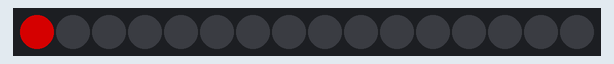
Bench run of a sketch on a simulated Arduino Uno, built with avr-gcc and run on an emulated ATmega328P. Parts: 16 RGB LEDs in strip order, left to right. Dim RGB values are drawn brighter than linear.

Above: at 0.1 s.
At 4.71 s:
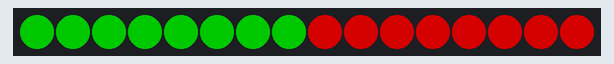
At 9.53 s:
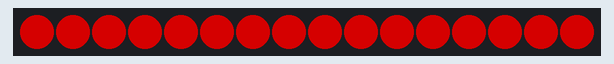
At 19.17 s:
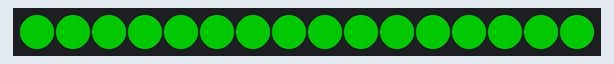
At 29.41 s:
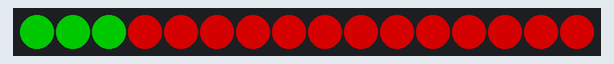
At 39.85 s:
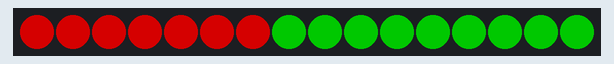

The sketch:

ring.ino
```cpp
    #include <Adafruit_NeoPixel.h>

    #define PIN 5
    #define LICZBADIOD 16

    int r, g, b;

    Adafruit_NeoPixel pixels = Adafruit_NeoPixel(LICZBADIOD, PIN, NEO_GRB + NEO_KHZ800);

    void setup()
    {

      pixels.begin(); // Inicjalizacja biblioteki

    }

    void loop()
    {


      for(int i=0; i<LICZBADIOD; i++)
      {
        pixels.setPixelColor(i, 130, 0, 0); // Dioda "i" oraz skladowe R=255 G=0 B=0
        pixels.show(); // Wysylamy dane do lancucha
        delay(200); // Opoznienie 500ms przed zaswieceniem kolejnej diody
      }

      for(int i=0; i<LICZBADIOD; i++)
      {
        pixels.setPixelColor(i, 0, 100, 0); // Dioda "i" oraz skladowe R=255 G=0 B=0
        pixels.show(); // Wysylamy dane do lancucha
        delay(200); // Opoznienie 500ms przed zaswieceniem kolejnej diody
      }

    }
```
